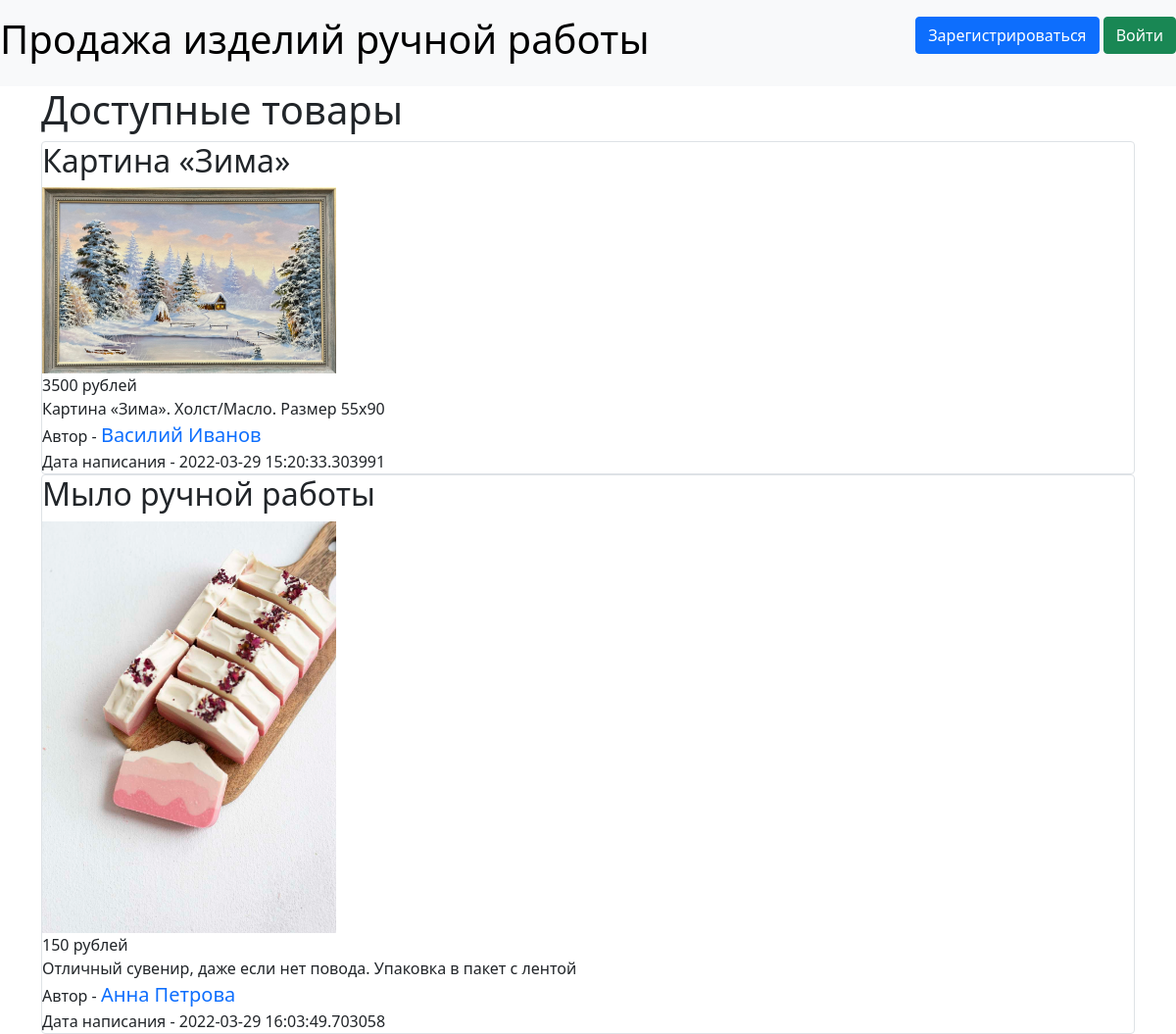
The page / on the database its author committed.
### data/ads.py (models this page shows)
class Ad(SqlAlchemyBase):
    __tablename__ = 'ads'
    id = sqlalchemy.Column(sqlalchemy.Integer,
                           primary_key=True, autoincrement=True)
    user_id = sqlalchemy.Column(sqlalchemy.Integer,
                                sqlalchemy.ForeignKey("users.id"))
    title = sqlalchemy.Column(sqlalchemy.String, nullable=True)
    content = sqlalchemy.Column(sqlalchemy.String, nullable=True)
    price = sqlalchemy.Column(sqlalchemy.Integer, nullable=True)
    filename = sqlalchemy.Column(sqlalchemy.String, nullable=True)
    created_date = sqlalchemy.Column(sqlalchemy.DateTime,
                                     default=datetime.datetime.now)
    is_sold = sqlalchemy.Column(sqlalchemy.Boolean, default=False)
    user = orm.relation('User')

### data/users.py (models this page shows, shortened)
class User(SqlAlchemyBase, UserMixin):
    __tablename__ = 'users'
    id = sqlalchemy.Column(sqlalchemy.Integer,
                           primary_key=True, autoincrement=True)
    name = sqlalchemy.Column(sqlalchemy.String, nullable=True)
    surname = sqlalchemy.Column(sqlalchemy.String, nullable=True)
    patronymic = sqlalchemy.Column(sqlalchemy.String, nullable=True)
    city = sqlalchemy.Column(sqlalchemy.String, nullable=True)
    age = sqlalchemy.Column(sqlalchemy.Integer, nullable=True)
    email = sqlalchemy.Column(sqlalchemy.String,
                              index=True, unique=True, nullable=True)
    about = sqlalchemy.Column(sqlalchemy.String, nullable=True)
    hashed_password = sqlalchemy.Column(sqlalchemy.String, nullable=True)
    created_date = sqlalchemy.Column(sqlalchemy.DateTime,
                                     default=datetime.datetime.now)
    ads = orm.relation("Ad", back_populates='user')

### main.py (the view)
@app.route("/")
def index():
    db_sess = db_session.create_session()
    ads = db_sess.query(Ad).all()
    return render_template("index.html", ads=ads)

### data/db_session.py (called while the page is built)
def create_session() -> Session:
    global __factory
    return __factory()

### templates/index.html
{% extends "base.html" %}
{% block content %}
<h1>Доступные товары</h1>
{% for item in ads%}
<div class="col-md6 border rounded">
    <h2>{{item.title}}</h2>
    <div>
        <img src="../static/img/{{item.filename}}"
             alt="Изображение товара" width="300"><br>
        {{item.price}} рублей<br>
        {{item.content}}
    </div>
    <div>
        Автор - <a class="navbar-brand"
                   href="/user/{{item.user.id}}">
        {{item.user.name}} {{item.user.surname}}</a><br>
        Дата написания - {{item.created_date}}
    </div>
</div>
{% endfor %}
{% endblock %}

### rows shown on the page
Ad: title "Картина «Зима»", filename (picture), price "3500", content "Картина «Зима». Холст/Масло. Размер 55x90", user.name "Василий", user.surname "Иванов", created_date "2022-03-29 15:20:33.303991"
Ad: title "Мыло ручной работы", filename (picture), price "150", content "Отличный сувенир, даже если нет повода. Упаковка в пакет с лентой", user.name "Анна", user.surname "Петрова", created_date "2022-03-29 16:03:49.703058"
